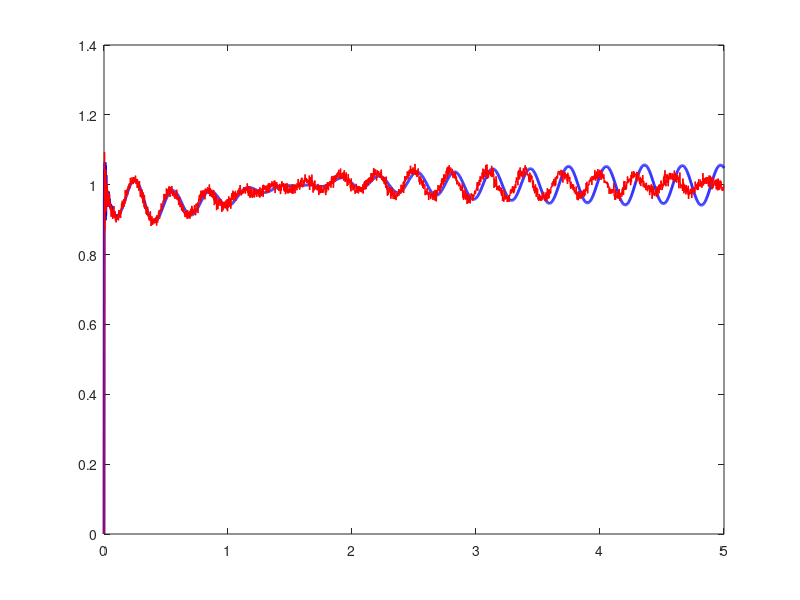

Write the MATLAB code that produced this figure. (Note: this script raises an error after producing the figure.)
%% Part 5(c): Combined Noise and Uncertainty Analysis
clc; clear; close all;

%% 1. Nominal vs Uncertain Parameters
M = 300; m = 50; D = 1000;
k1_nom = 15000; k2_nom = 150000;

% Worst-case parameters (Based on Part 5b analysis)
k1_unc = 0.95 * k1_nom; % -5% stiffness (makes body bouncier)
k2_unc = 1.05 * k2_nom; % +5% tire stiffness

% PID Controller (From previous parts)
Kp = -2000; Ki = -5000; Kd = -800; Tf = 0.01;
s = tf('s');
K_pid = pid(Kp, Ki, Kd, Tf);

%% 2. State-Space and TFs (Nominal)
A_nom = [0 0 1 0; 0 0 0 1; -k1_nom/M k1_nom/M -D/M D/M; k1_nom/m -(k1_nom+k2_nom)/m D/m -D/m];
B_nom = [0; 0; 1/M; -1/m];
W_nom = [0; 0; 0; k2_nom/m];
C_nom = [-k1_nom/M k1_nom/M -D/M D/M];

[nG_nom, dG_nom] = ss2tf(A_nom, B_nom, C_nom, 0); G_nom = tf(nG_nom, dG_nom);
[nH_nom, dH_nom] = ss2tf(A_nom, W_nom, C_nom, 0); H_nom = tf(nH_nom, dH_nom);

T_ref_nom = feedback(K_pid*G_nom, 1);
T_dist_nom = feedback(H_nom, K_pid*G_nom);

%% 3. State-Space and TFs (Uncertain)
A_unc = [0 0 1 0; 0 0 0 1; -k1_unc/M k1_unc/M -D/M D/M; k1_unc/m -(k1_unc+k2_unc)/m D/m -D/m];
B_unc = [0; 0; 1/M; -1/m];
W_unc = [0; 0; 0; k2_unc/m];
C_unc = [-k1_unc/M k1_unc/M -D/M D/M];

[nG_unc, dG_unc] = ss2tf(A_unc, B_unc, C_unc, 0); G_unc = tf(nG_unc, dG_unc);
[nH_unc, dH_unc] = ss2tf(A_unc, W_unc, C_unc, 0); H_unc = tf(nH_unc, dH_unc);

T_ref_unc = feedback(K_pid*G_unc, 1);
T_dist_unc = feedback(H_unc, K_pid*G_unc);

%% 4. Simulation Setup
t = 0:0.002:5;
r = ones(size(t)); % Reference
yr = 0.1 + 0.05*sin(10*t) + 0.02*cos(20*t); % Road Disturbance

% Noise (-40 dB)
noise_var = 10^(-40/10);
sigma = sqrt(noise_var);
rng(100); % Reproducibility
n = sigma * randn(size(t)); % White noise

%% 5. Simulate Responses
% Nominal Response (No noise, nominal parameters)
y_nom = lsim(T_ref_nom, r, t) + lsim(T_dist_nom, yr, t);

% Worst-Case Response (Noise + Uncertain parameters)
% y = T_ref * r + T_dist * yr - T_ref * n  (because e = r - y_m = r - y - n)
y_worst = lsim(T_ref_unc, r, t) + lsim(T_dist_unc, yr, t) - lsim(T_ref_unc, n, t);

%% 6. Plotting
figure('Name', 'Combined Robustness', 'Position', [100, 100, 850, 450], 'Color', 'w');
plot(t, y_nom, 'b', 'LineWidth', 2); hold on;
plot(t, y_worst, 'r', 'LineWidth', 1);
yline(1, 'k--', 'LineWidth', 1.5); % Target
title('System Robustness: Nominal vs. Combined Uncertainty & Noise', 'FontSize', 12);
xlabel('Time (s)', 'FontSize', 11);
ylabel('Vertical Acceleration (m/s^2)', 'FontSize', 11);
legend('Nominal (Ideal)', 'Worst-Case (k_1, k_2 varied + 40dB Noise)', 'Target Reference', 'Location', 'best');
grid on;

% Save Figure
saveas(gcf, 'combined_robustness.png');
disp('Simulation complete. Graph saved as combined_robustness.png');
